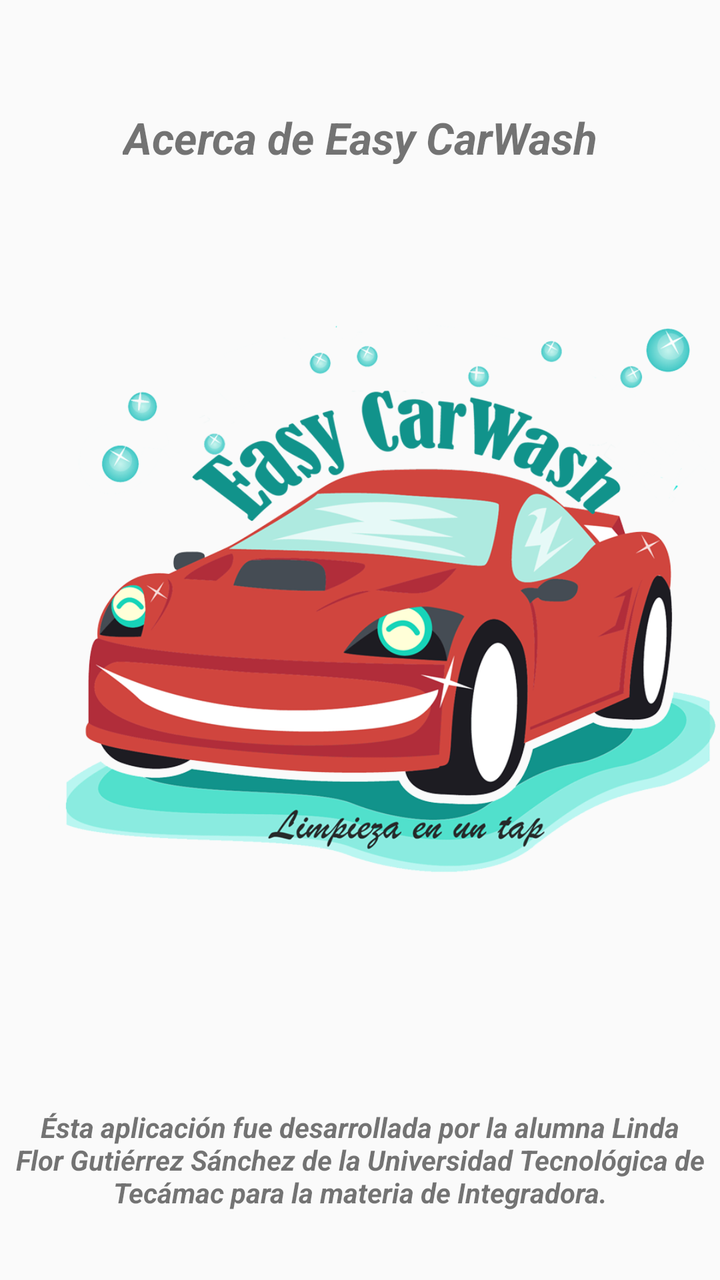
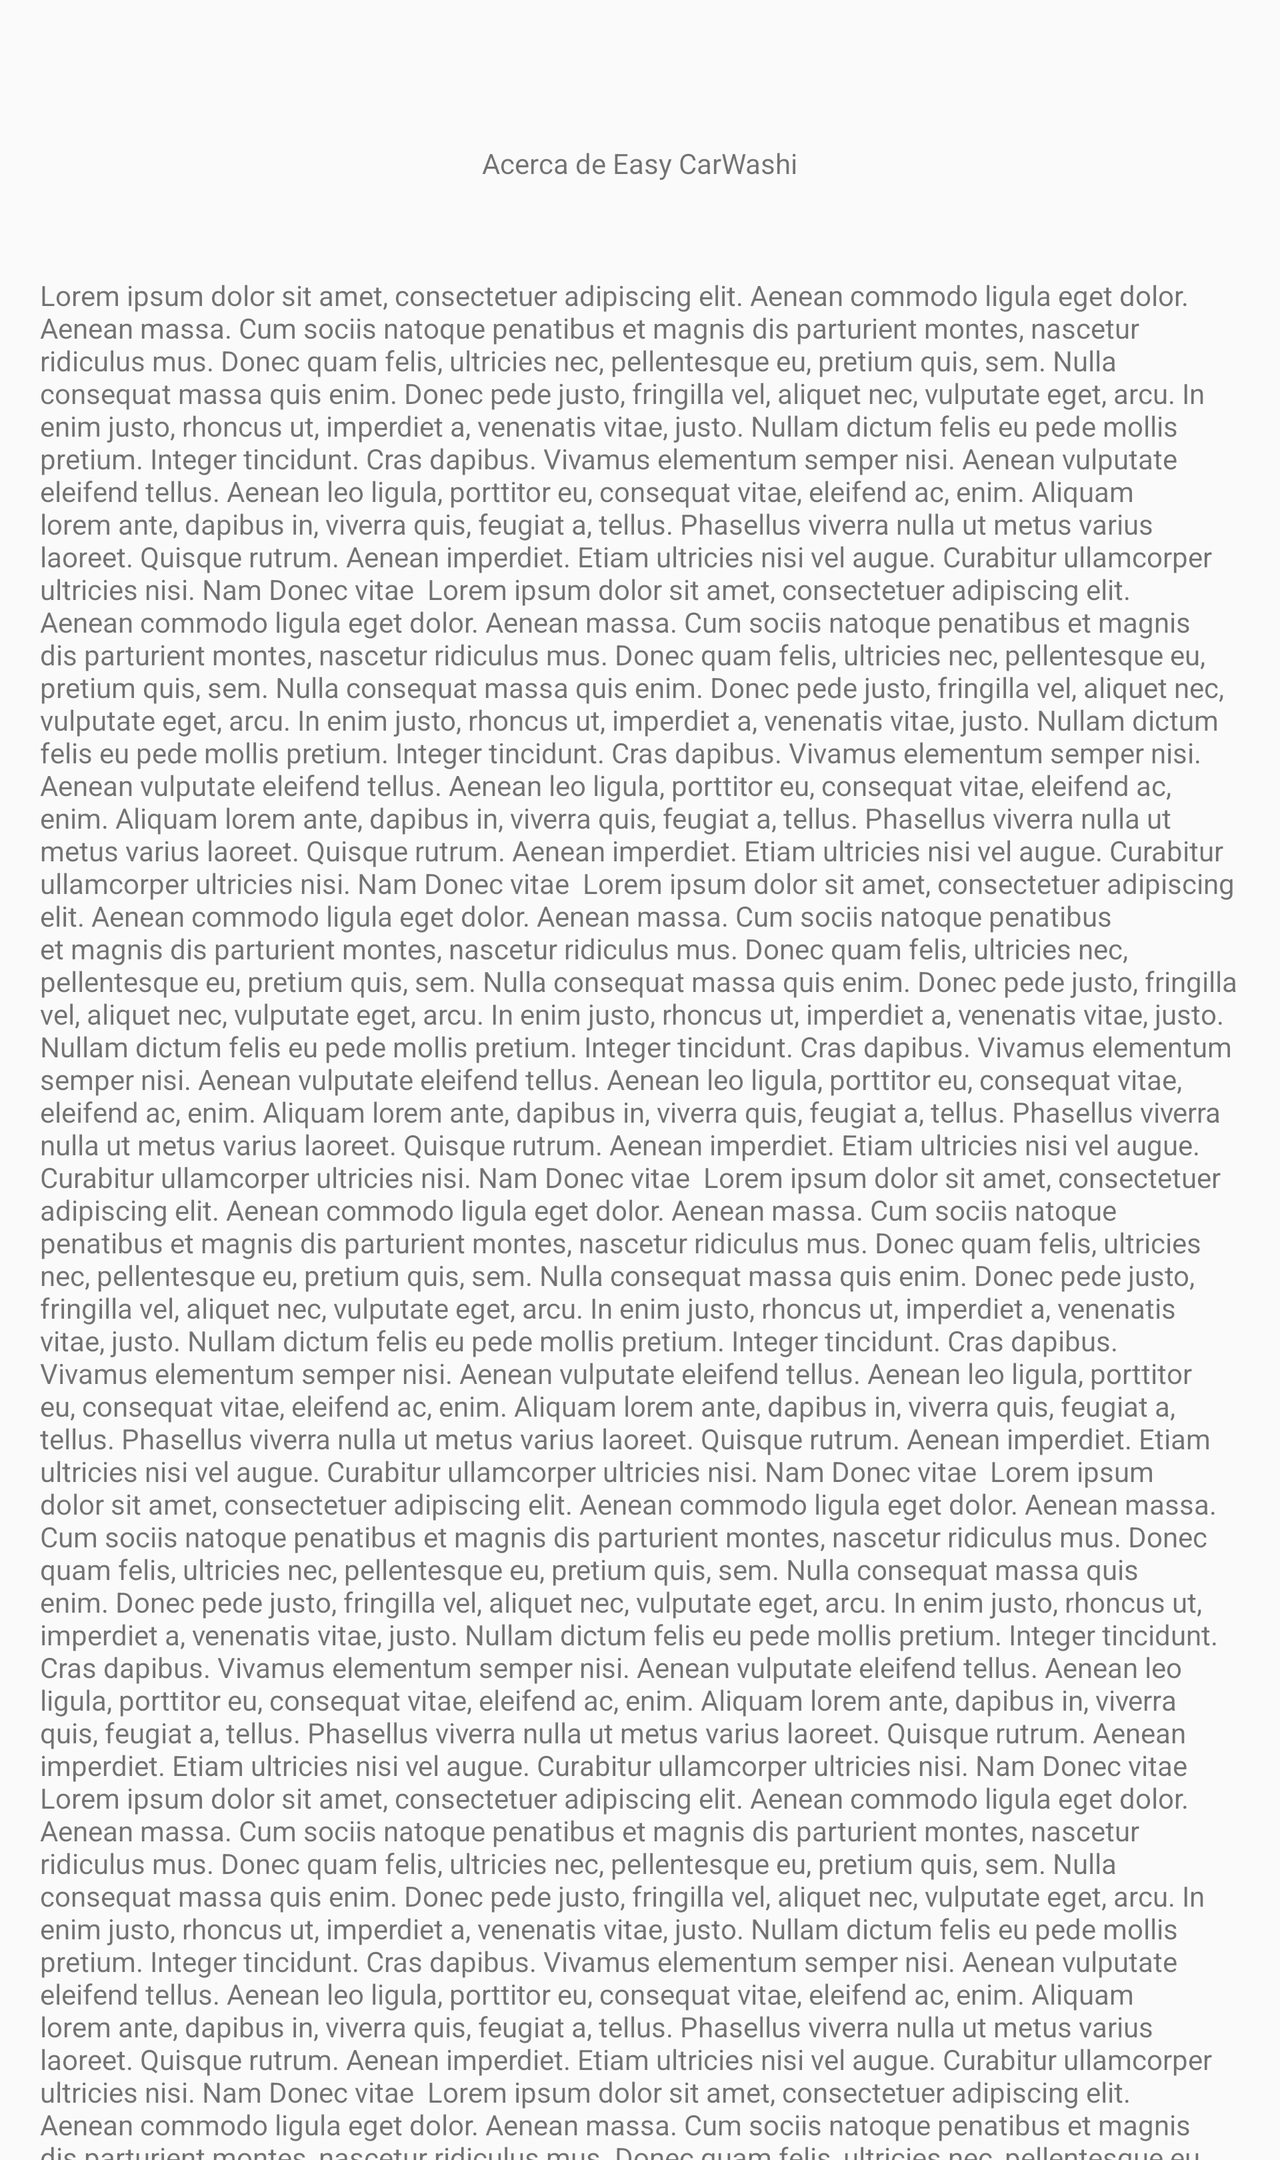

Two renders of one Android screen. The first uses the default layout on a phone; the second uses the alternative layout the repository ships for a different screen configuration, on a matching device. The two XML files are below.
<!-- AndroidManifest.xml: application theme AppTheme -->
<!-- res/layout/fragment_acercade.xml -->
<RelativeLayout xmlns:android="http://schemas.android.com/apk/res/android"
    xmlns:app="http://schemas.android.com/apk/res-auto"
    xmlns:tools="http://schemas.android.com/tools"
    android:layout_width="match_parent"
    android:layout_height="match_parent"
    tools:context="lindagtz.co.easycarwash.Acercade">

    

    <TextView
        android:layout_width="wrap_content"
        android:layout_height="wrap_content"
        android:id="@+id/textView11"
        android:paddingBottom="10dp"
        android:paddingLeft="20dp"
        android:paddingRight="20dp"
        android:layout_alignParentBottom="true"
        android:layout_centerHorizontal="true"
        android:layout_marginBottom="57dp" />

    <TextView
        android:text="Acerca de Easy CarWash"
        android:layout_width="wrap_content"
        android:layout_height="wrap_content"
        android:id="@+id/textView6"
        android:textSize="22sp"
        android:layout_alignParentTop="true"
        android:layout_centerHorizontal="true"
        android:layout_marginTop="54dp"
        android:gravity="center_horizontal"
        android:textStyle="normal|bold|italic" />

    <TextView
        android:text="Ésta aplicación fue desarrollada por la alumna Linda Flor Gutiérrez Sánchez de la Universidad Tecnológica de Tecámac para la materia de Integradora."
        android:layout_width="wrap_content"
        android:layout_height="wrap_content"
        android:id="@+id/textView28"
        android:textStyle="normal|bold|italic"
        android:layout_alignParentBottom="true"
        android:gravity="center_horizontal"
        android:layout_alignTop="@+id/textView11" />

    <ImageView
        android:layout_width="wrap_content"
        android:layout_height="wrap_content"
        app:srcCompat="@drawable/logo"
        android:id="@+id/imageView2"
        android:layout_alignBottom="@+id/textView11"
        android:layout_alignParentStart="true" />
</RelativeLayout>
<!-- resources referenced by this layout -->
<resources>
  <!-- drawable logo: png bitmap (drawable, 281576 bytes) -->
  <style name="AppTheme" parent="Theme.AppCompat.Light.DarkActionBar">
  
          <item name="colorPrimary">@color/colorPrimary</item>
          <item name="colorPrimaryDark">@color/colorPrimaryDark</item>
          <item name="colorAccent">@color/colorAccent</item>
      </style>
  <color name="colorPrimary">#3F51B5</color>
  <color name="colorPrimaryDark">#828bc4</color>
  <color name="colorAccent">#FF4081</color>
</resources>
<!-- res/layout-land/fragment_acercade.xml (the repository's variant of the layout above) -->
<!-- drawn on the phone turned sideways -->
<ScrollView xmlns:android="http://schemas.android.com/apk/res/android"
    android:layout_width="fill_parent"
    android:layout_height="fill_parent"
    android:fillViewport="true"
    android:orientation="vertical" >

<RelativeLayout xmlns:android="http://schemas.android.com/apk/res/android"
    xmlns:tools="http://schemas.android.com/tools"
    android:layout_width="match_parent"
    android:layout_height="match_parent"
    tools:context="lindagtz.co.easycarwash.Acercade">

    

    <TextView
        android:text="Acerca de Easy CarWashi"
        android:layout_width="wrap_content"
        android:layout_height="wrap_content"
        android:layout_alignParentTop="true"
        android:layout_centerHorizontal="true"
        android:layout_marginTop="72dp"
        android:id="@+id/textView6" />

    <TextView
        android:text="Lorem ipsum dolor sit amet, consectetuer adipiscing elit. Aenean commodo ligula eget dolor. Aenean massa. Cum sociis natoque penatibus et magnis dis parturient montes, nascetur ridiculus mus. Donec quam felis, ultricies nec, pellentesque eu, pretium quis, sem. Nulla consequat massa quis enim. Donec pede justo, fringilla vel, aliquet nec, vulputate eget, arcu. In enim justo, rhoncus ut, imperdiet a, venenatis vitae, justo. Nullam dictum felis eu pede mollis pretium. Integer tincidunt. Cras dapibus. Vivamus elementum semper nisi. Aenean vulputate eleifend tellus. Aenean leo ligula, porttitor eu, consequat vitae, eleifend ac, enim. Aliquam lorem ante, dapibus in, viverra quis, feugiat a, tellus. Phasellus viverra nulla ut metus varius laoreet. Quisque rutrum. Aenean imperdiet. Etiam ultricies nisi vel augue. Curabitur ullamcorper ultricies nisi. Nam Donec vitae  Lorem ipsum dolor sit amet, consectetuer adipiscing elit. Aenean commodo ligula eget dolor. Aenean massa. Cum sociis natoque penatibus et magnis dis parturient montes, nascetur ridiculus mus. Donec quam felis, ultricies nec, pellentesque eu, pretium quis, sem. Nulla consequat massa quis enim. Donec pede justo, fringilla vel, aliquet nec, vulputate eget, arcu. In enim justo, rhoncus ut, imperdiet a, venenatis vitae, justo. Nullam dictum felis eu pede mollis pretium. Integer tincidunt. Cras dapibus. Vivamus elementum semper nisi. Aenean vulputate eleifend tellus. Aenean leo ligula, porttitor eu, consequat vitae, eleifend ac, enim. Aliquam lorem ante, dapibus in, viverra quis, feugiat a, tellus. Phasellus viverra nulla ut metus varius laoreet. Quisque rutrum. Aenean imperdiet. Etiam ultricies nisi vel augue. Curabitur ullamcorper ultricies nisi. Nam Donec vitae  Lorem ipsum dolor sit amet, consectetuer adipiscing elit. Aenean commodo ligula eget dolor. Aenean massa. Cum sociis natoque penatibus et magnis dis parturient montes, nascetur ridiculus mus. Donec quam felis, ultricies nec, pellentesque eu, pretium quis, sem. Nulla consequat massa quis enim. Donec pede justo, fringilla vel, aliquet nec, vulputate eget, arcu. In enim justo, rhoncus ut, imperdiet a, venenatis vitae, justo. Nullam dictum felis eu pede mollis pretium. Integer tincidunt. Cras dapibus. Vivamus elementum semper nisi. Aenean vulputate eleifend tellus. Aenean leo ligula, porttitor eu, consequat vitae, eleifend ac, enim. Aliquam lorem ante, dapibus in, viverra quis, feugiat a, tellus. Phasellus viverra nulla ut metus varius laoreet. Quisque rutrum. Aenean imperdiet. Etiam ultricies nisi vel augue. Curabitur ullamcorper ultricies nisi. Nam Donec vitae  Lorem ipsum dolor sit amet, consectetuer adipiscing elit. Aenean commodo ligula eget dolor. Aenean massa. Cum sociis natoque penatibus et magnis dis parturient montes, nascetur ridiculus mus. Donec quam felis, ultricies nec, pellentesque eu, pretium quis, sem. Nulla consequat massa quis enim. Donec pede justo, fringilla vel, aliquet nec, vulputate eget, arcu. In enim justo, rhoncus ut, imperdiet a, venenatis vitae, justo. Nullam dictum felis eu pede mollis pretium. Integer tincidunt. Cras dapibus. Vivamus elementum semper nisi. Aenean vulputate eleifend tellus. Aenean leo ligula, porttitor eu, consequat vitae, eleifend ac, enim. Aliquam lorem ante, dapibus in, viverra quis, feugiat a, tellus. Phasellus viverra nulla ut metus varius laoreet. Quisque rutrum. Aenean imperdiet. Etiam ultricies nisi vel augue. Curabitur ullamcorper ultricies nisi. Nam Donec vitae  Lorem ipsum dolor sit amet, consectetuer adipiscing elit. Aenean commodo ligula eget dolor. Aenean massa. Cum sociis natoque penatibus et magnis dis parturient montes, nascetur ridiculus mus. Donec quam felis, ultricies nec, pellentesque eu, pretium quis, sem. Nulla consequat massa quis enim. Donec pede justo, fringilla vel, aliquet nec, vulputate eget, arcu. In enim justo, rhoncus ut, imperdiet a, venenatis vitae, justo. Nullam dictum felis eu pede mollis pretium. Integer tincidunt. Cras dapibus. Vivamus elementum semper nisi. Aenean vulputate eleifend tellus. Aenean leo ligula, porttitor eu, consequat vitae, eleifend ac, enim. Aliquam lorem ante, dapibus in, viverra quis, feugiat a, tellus. Phasellus viverra nulla ut metus varius laoreet. Quisque rutrum. Aenean imperdiet. Etiam ultricies nisi vel augue. Curabitur ullamcorper ultricies nisi. Nam Donec vitae  Lorem ipsum dolor sit amet, consectetuer adipiscing elit. Aenean commodo ligula eget dolor. Aenean massa. Cum sociis natoque penatibus et magnis dis parturient montes, nascetur ridiculus mus. Donec quam felis, ultricies nec, pellentesque eu, pretium quis, sem. Nulla consequat massa quis enim. Donec pede justo, fringilla vel, aliquet nec, vulputate eget, arcu. In enim justo, rhoncus ut, imperdiet a, venenatis vitae, justo. Nullam dictum felis eu pede mollis pretium. Integer tincidunt. Cras dapibus. Vivamus elementum semper nisi. Aenean vulputate eleifend tellus. Aenean leo ligula, porttitor eu, consequat vitae, eleifend ac, enim. Aliquam lorem ante, dapibus in, viverra quis, feugiat a, tellus. Phasellus viverra nulla ut metus varius laoreet. Quisque rutrum. Aenean imperdiet. Etiam ultricies nisi vel augue. Curabitur ullamcorper ultricies nisi. Nam Donec vitae  Lorem ipsum dolor sit amet, consectetuer adipiscing elit. Aenean commodo ligula eget dolor. Aenean massa. Cum sociis natoque penatibus et magnis dis parturient montes, nascetur ridiculus mus. Donec quam felis, ultricies nec, pellentesque eu, pretium quis, sem. Nulla consequat massa quis enim. Donec pede justo, fringilla vel, aliquet nec, vulputate eget, arcu. In enim justo, rhoncus ut, imperdiet a, venenatis vitae, justo. Nullam dictum felis eu pede mollis pretium. Integer tincidunt. Cras dapibus. Vivamus elementum semper nisi. Aenean vulputate eleifend tellus. Aenean leo ligula, porttitor eu, consequat vitae, eleifend ac, enim. Aliquam lorem ante, dapibus in, viverra quis, feugiat a, tellus. Phasellus viverra nulla ut metus varius laoreet. Quisque rutrum. Aenean imperdiet. Etiam ultricies nisi vel augue. Curabitur ullamcorper ultricies nisi. Nam Donec vitae  Lorem ipsum dolor sit amet, consectetuer adipiscing elit. Aenean commodo ligula eget dolor. Aenean massa. Cum sociis natoque penatibus et magnis dis parturient montes, nascetur ridiculus mus. Donec quam felis, ultricies nec, pellentesque eu, pretium quis, sem. Nulla consequat massa quis enim. Donec pede justo, fringilla vel, aliquet nec, vulputate eget, arcu. In enim justo, rhoncus ut, imperdiet a, venenatis vitae, justo. Nullam dictum felis eu pede mollis pretium. Integer tincidunt. Cras dapibus. Vivamus elementum semper nisi. Aenean vulputate eleifend tellus. Aenean leo ligula, porttitor eu, consequat vitae, eleifend ac, enim. Aliquam lorem ante, dapibus in, viverra quis, feugiat a, tellus. Phasellus viverra nulla ut metus varius laoreet. Quisque rutrum. Aenean imperdiet. Etiam ultricies nisi vel augue. Curabitur ullamcorper ultricies nisi. Nam Donec vitae  Lorem ipsum dolor sit amet, consectetuer adipiscing elit. Aenean commodo ligula eget dolor. Aenean massa. Cum sociis natoque penatibus et magnis dis parturient montes, nascetur ridiculus mus. Donec quam felis, ultricies nec, pellentesque eu, pretium quis, sem. Nulla consequat massa quis enim. Donec pede justo, fringilla vel, aliquet nec, vulputate eget, arcu. In enim justo, rhoncus ut, imperdiet a, venenatis vitae, justo. Nullam dictum felis eu pede mollis pretium. Integer tincidunt. Cras dapibus. Vivamus elementum semper nisi. Aenean vulputate eleifend tellus. Aenean leo ligula, porttitor eu, consequat vitae, eleifend ac, enim. Aliquam lorem ante, dapibus in, viverra quis, feugiat a, tellus. Phasellus viverra nulla ut metus varius laoreet. Quisque rutrum. Aenean imperdiet. Etiam ultricies nisi vel augue. Curabitur ullamcorper ultricies nisi. Nam Donec vitae  Lorem ipsum dolor sit amet, consectetuer adipiscing elit. Aenean commodo ligula eget dolor. Aenean massa. Cum sociis natoque penatibus et magnis dis parturient montes, nascetur ridiculus mus. Donec quam felis, ultricies nec, pellentesque eu, pretium quis, sem. Nulla consequat massa quis enim. Donec pede justo, fringilla vel, aliquet nec, vulputate eget, arcu. In enim justo, rhoncus ut, imperdiet a, venenatis vitae, justo. Nullam dictum felis eu pede mollis pretium. Integer tincidunt. Cras dapibus. Vivamus elementum semper nisi. Aenean vulputate eleifend tellus. Aenean leo ligula, porttitor eu, consequat vitae, eleifend ac, enim. Aliquam lorem ante, dapibus in, viverra quis, feugiat a, tellus. Phasellus viverra nulla ut metus varius laoreet. Quisque rutrum. Aenean imperdiet. Etiam ultricies nisi vel augue. Curabitur ullamcorper ultricies nisi. Nam Donec vitae  "
        android:layout_width="wrap_content"
        android:layout_height="wrap_content"
        android:id="@+id/textView11"
        android:paddingBottom="10dp"
        android:paddingLeft="20dp"
        android:paddingRight="20dp"
        android:paddingTop="15dp "
        android:layout_marginTop="32dp"
        android:layout_below="@+id/textView6"
        android:layout_alignParentEnd="true" />
</RelativeLayout>
</ScrollView>
<!-- resources referenced by the variant -->
<!-- as the phone turned sideways resolves them -->
<resources>
  <style name="AppTheme" parent="Theme.AppCompat.Light.DarkActionBar">
  
          <item name="colorPrimary">@color/colorPrimary</item>
          <item name="colorPrimaryDark">@color/colorPrimaryDark</item>
          <item name="colorAccent">@color/colorAccent</item>
      </style>
  <color name="colorPrimary">#3F51B5</color>
  <color name="colorPrimaryDark">#828bc4</color>
  <color name="colorAccent">#FF4081</color>
</resources>
